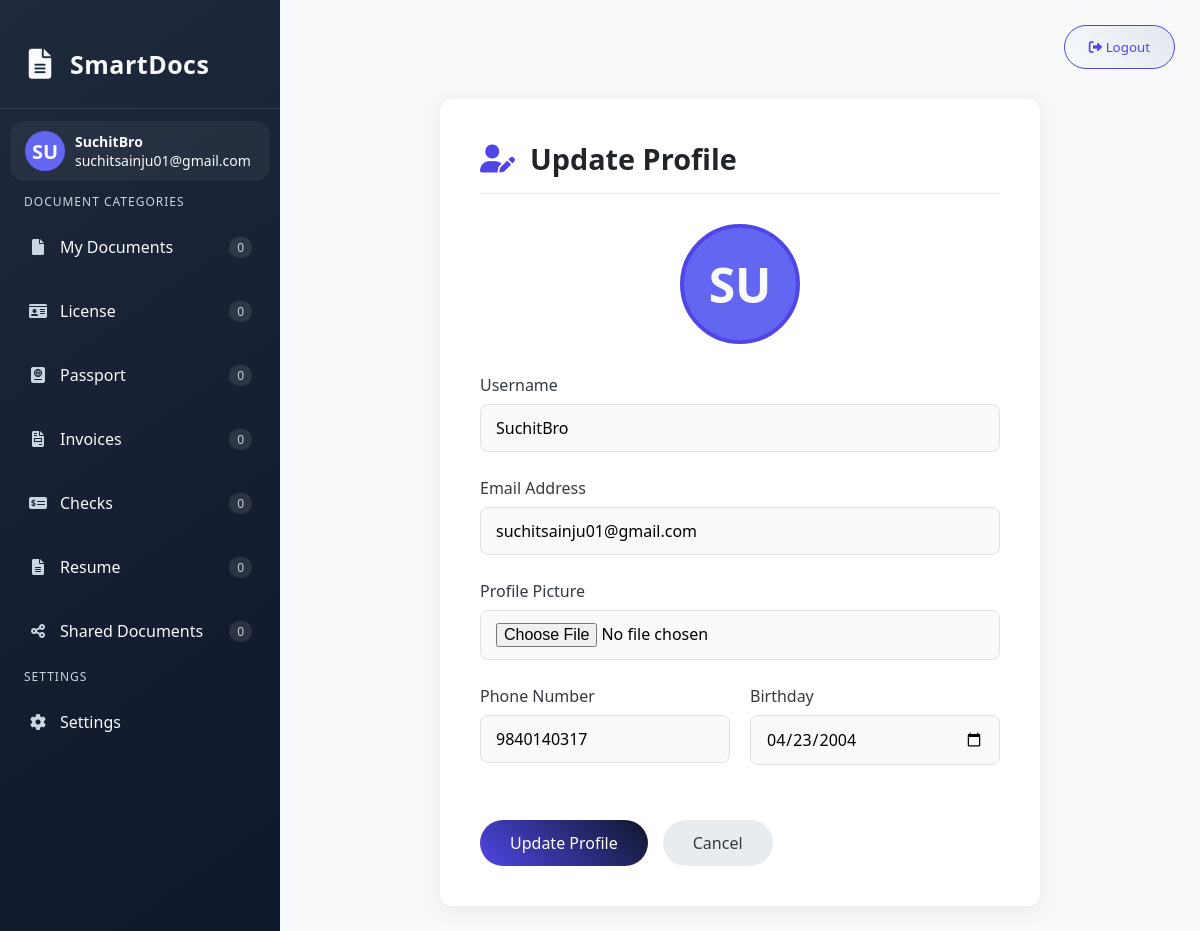
Page /accounts/profile/ (signed in) on the committed database.
### accounts/models.py (models this page shows, shortened)
class CustomUser(AbstractUser):
    email = models.EmailField(unique=True, null=True)
    profile_picture = models.ImageField(upload_to='profile_pics/', blank=True, null=True)
    birthday = models.DateField(blank=True, null=True)
    phone_number = models.CharField(max_length=13, blank=True, null=True)

### accounts/views.py (the view)
# urls.py: path('accounts/profile/', views.update_profile, name='profile'),
@login_required
def update_profile(request):
    if request.method == 'POST':
        form = ProfileUpdateForm(request.POST, request.FILES, instance=request.user)
        if form.is_valid():
            form.save()
            messages.success(request, 'Your profile was successfully updated!')
            return redirect('home')
        else:
            messages.error(request, 'Please correct the error below.')
    else:
        form = ProfileUpdateForm(instance=request.user)
    return render(request, 'accounts/profile.html', {'form': form})

### accounts/forms.py
class ProfileUpdateForm(forms.ModelForm):
    class Meta:
        model = CustomUser
        fields = ['username', 'email', 'profile_picture', 'birthday', 'phone_number']
        widgets = {
            'birthday': forms.DateInput(attrs={'type': 'date', 'class': 'form-control'}),
            'username': forms.TextInput(attrs={'class': 'form-control'}),
            'email': forms.EmailInput(attrs={'class': 'form-control'}),
            'phone_number': forms.TextInput(attrs={'class': 'form-control'}),
        }

### accounts/templates/accounts/profile.html (shortened to what this page needs)
{% extends 'accounts/base.html' %}
{% load static %}
{% block extra_css %}
    <link rel="stylesheet" href="{% static 'css/profile.css' %}">
{% endblock %}
{% block content %}
    <div class="content-card">
        <div class="card-header">
            <i class="fas fa-user-edit"></i>
            <h2>Update Profile</h2>
        </div>
        <div class="avatar-container">
            {% if request.user.profile_picture %}
                <img src="{{ request.user.profile_picture.url }}" alt="Profile Picture" class="profile-avatar">
            {% else %}
                <div class="profile-avatar">{{ request.user.username|slice:":2"|upper }}</div>
            {% endif %}
        </div>
        <form action="{% url 'profile' %}" method="post" enctype="multipart/form-data">
            <div class="form-group">
                <label for="{{ form.username.id_for_label }}">Username</label>
                {{ form.username }}
            </div>
            <div class="form-group">
                <label for="{{ form.email.id_for_label }}">Email Address</label>
                {{ form.email }}
            </div>
            <div class="form-group">
                <label for="{{ form.profile_picture.id_for_label }}">Profile Picture</label>
                {{ form.profile_picture }}
            </div>
            <div class="form-row">
                <div class="form-group">
                    <label for="{{ form.phone_number.id_for_label }}">Phone Number</label>
                    {{ form.phone_number }}
                </div>
                <div class="form-group">
                    <label for="{{ form.birthday.id_for_label }}">Birthday</label>
                    {{ form.birthday }}
            </div>
        </div>
        <div class="form-actions">
            <button type="submit" class="btn btn-primary">Update Profile</button>
            <button type="button" class="btn btn-secondary" onclick="window.location.href='/home/'">Cancel</button>
        </div>
    </form>
</div>
{% endblock %}

### accounts/templates/accounts/components/sidenav.html
{% load static %}
<div class="sidebar">
    <div class="sidebar-header">
        <a href="{% url 'home' %}" class="logo">
            <div class="logo-icon">
                <i class="fas fa-file-alt"></i>
            </div>
            <span class="logo-text">SmartDocs</span>
        </a>
    </div>
    <div class="user-profile">
        <div class="avatar">
            {{ request.user.username|slice:":2"|upper }}
        </div>
        <div class="user-info">
            <div class="user-name"><b>{{ request.user.username }}</b></div>
            {% if request.user.email %}
                <div class="user-email">{{ request.user.email }}</div>
            {% endif %}
        </div>
    </div>
    <div class="section-title">Document Categories</div>
    <ul class="nav-list">
        <li class="nav-item {% if active_section == 'documents' %}active{% endif %}" data-section="documents">
            <div class="nav-text-group">
                <div class="nav-icon"><i class="fas fa-file"></i></div>
                <div class="nav-text">My Documents</div>
            </div>
            <div class="document-count">{{ total_documents|default:"0" }}</div>
        </li>
        <li class="nav-item {% if active_section == 'license' %}active{% endif %}" data-section="license">
            <div class="nav-text-group">
                <div class="nav-icon"><i class="fas fa-id-card"></i></div>
                <div class="nav-text">License</div>
            </div>
            <div class="document-count">{{ license_count|default:"0" }}</div>
        </li>
        <li class="nav-item {% if active_section == 'passport' %}active{% endif %}" data-section="passport">
            <div class="nav-text-group">
                <div class="nav-icon"><i class="fas fa-passport"></i></div>
                <div class="nav-text">Passport</div>
            </div>
            <div class="document-count">{{ passport_count|default:"0" }}</div>
        </li>
        <li class="nav-item {% if active_section == 'invoices' %}active{% endif %}" data-section="invoices">
            <div class="nav-text-group">
                <div class="nav-icon"><i class="fas fa-file-invoice"></i></div>
                <div class="nav-text">Invoices</div>
            </div>
            <div class="document-count">{{ invoice_count|default:"0" }}</div>
        </li>
        <li class="nav-item {% if active_section == 'checks' %}active{% endif %}" data-section="checks">
            <div class="nav-text-group">
                <div class="nav-icon"><i class="fas fa-money-check-alt"></i></div>
                <div class="nav-text">Checks</div>
            </div>
            <div class="document-count">{{ check_count|default:"0" }}</div>
        </li>
        <li class="nav-item {% if active_section == 'resume' %}active{% endif %}" data-section="resume">
            <div class="nav-text-group">
                <div class="nav-icon"><i class="fas fa-file-alt"></i></div>
                <div class="nav-text">Resume</div>
            </div>
            <div class="document-count">{{ resume_count|default:"0" }}</div>
        </li>
        <li class="nav-item {% if active_section == 'shared-documents' %}active{% endif %}" data-section="shared-documents">
            <div class="nav-text-group">
                <div class="nav-icon"><i class="fas fa-share-alt"></i></div>
                <div class="nav-text">Shared Documents</div>
            </div>
            <div class="document-count">{{ shared_count|default:"0" }}</div>
        </li>
    </ul>
    <div class="section-title">Settings</div>
    <ul class="nav-list">
        <li class="nav-item {% if active_section == 'settings' %}active{% endif %}" data-section="settings">
            <div class="nav-text-group">
                <div class="nav-icon"><i class="fas fa-cog"></i></div>
                <div class="nav-text">Settings</div>
            </div>
        </li>
    </ul>
</div>

### static/css/base.css (style rules this page uses)
:root { --primary: #4f46e5; --primary-light: #6366f1; --primary-dark: #3730a3; --secondary: #0f172a; --secondary-light: #1e293b; --light: #f8fafc; --accent: #22d3ee; --warning: #fbbf24; --text-primary: #f8fafc; --text-secondary: #cbd5e1; --success: #38b000; --gray-100: #f8f9fa; --gray-200: #e9ecef; --gray-300: #dee2e6; --gray-800: #343a40; --dark: #212529; --border-radius: 12px; --shadow: 0 4px 20px rgba(0, 0, 0, 0.08); }
* { margin: 0; padding: 0; box-sizing: border-box; font-family: 'Segoe UI', Tahoma, Geneva, Verdana, sans-serif; }
body { margin: 0; background-color: var(--gray-100); height: 100vh; overflow: auto; }
.sidebar { width: 280px; background: linear-gradient(145deg, #1e293b 0%, #0f172a 100%); color: var(--text-primary); padding: 20px 0; box-shadow: 4px 0 20px rgba(0, 0, 0, 0.15); }
.sidebar-header { padding: 24px 20px; display: flex; align-items: center; justify-content: space-between; border-bottom: 1px solid rgba(255, 255, 255, 0.1); }
.logo { display: flex; align-items: center; gap: 10px; text-decoration: none; color: var(--text-primary); }
.logo-icon { width: 40px; height: 40px; border-radius: 8px; display: flex; justify-content: center; align-items: center; font-size: 30px; color: var(--light); }
.logo-text { font-weight: 700; font-size: 25px; letter-spacing: 0.5px; }
.user-profile { display: flex; align-items: center; padding: 10px 15px; margin: 12px 10px; background-color: rgba(255, 255, 255, 0.05); border-radius: 14px; cursor: pointer; transition: all 0.2s ease; }
.user-info { font-size: 14px; font-weight: 400; }
.avatar { width: 40px; height: 40px; border-radius: 50%; background-color: var(--primary-light); display: flex; justify-content: center; align-items: center; margin-right: 10px; font-size: 20px; font-weight: 600; color: var(--light); }
.section-title { padding: 0 24px; margin: 10px 0; font-size: 12px; text-transform: uppercase; letter-spacing: 1px; color: var(--text-secondary); font-weight: 400; }
.nav-list { display: flex; flex-direction: column; padding: 0 12px; list-style: none; gap: 10px; }
.nav-item { display: flex; align-items: center; justify-content: space-between; padding: 12px 16px; margin: 4px 0; border-radius: 10px; cursor: pointer; transition: all 0.2s ease; }
.nav-text-group { display: flex; align-items: center; }
.nav-icon { width: 20px; text-align: center; margin-right: 12px; font-size: 16px; color: var(--text-secondary); }
.nav-text { color: var(--text-primary); }
.document-count { background-color: rgba(255, 255, 255, 0.1); color: var(--text-secondary); font-size: 12px; padding: 2px 8px; border-radius: 12px; display: inline-block; }

### rows in the picture
CustomUser: user.username "SU", user.username "SuchitBro", user.email "suchitsainju01@gmail.com", username "SuchitBro", email "suchitsainju01@gmail.com", phone_number "9840140317", birthday "04/23/2004"

### other values in the picture
{{ total_documents|default:"0" }} "0"
{{ license_count|default:"0" }} "0"
{{ passport_count|default:"0" }} "0"
{{ invoice_count|default:"0" }} "0"
{{ check_count|default:"0" }} "0"
{{ resume_count|default:"0" }} "0"
{{ shared_count|default:"0" }} "0"
